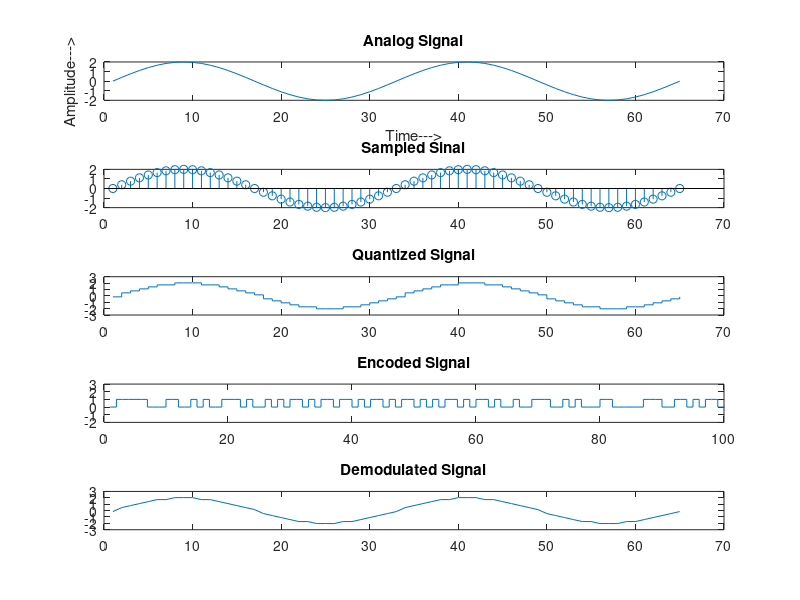

Write MATLAB code to recreate this figure.
clc
clear all
close all

n=5;
n1=32;
lengthb=2^n;
 
x=0:2*pi/n1:4*pi;               
s=2*sin(x);
subplot(5,1,1);
plot(s);
title('Analog Signal');
ylabel('Amplitude--->');
xlabel('Time--->');
subplot(5,1,2);
stem(s);  title('Sampled Sinal'); 
 vmx=5;
 vmn=-vmx;
 dst=(vmx-vmn)/lengthb;
 part=vmn:dst:vmx;                                
 code=vmn-(dst/2):dst:vmx+(dst/2);        
 [ind,q]=quantiz(s,part,code);                    
                                                                     
 l1=length(ind);
 l2=length(q);
  
 for i=1:l1
    if(ind(i)~=0)                                           
       ind(i)=ind(i)-1;
    end 
 end   
  for i=1:l2
     if(q(i)==vmn-(dst/2))                      
         q(i)=vmn+(dst/2);
     end
 end    
 subplot(5,1,3);
 stairs(q);                                      
 title('Quantized Signal');

 code=de2bi(ind,'left-msb');             
 k=1;
 coded(k)=0;
for i=1:l1
    for j=1:n
        coded(k)=code(i,j);                 
        
        k=k+1;
    end
    
end
coded;
 subplot(5,1,4);
 stairs(coded);                                
axis([0 100 -2 3]);  
title('Encoded Signal');

 qunt=reshape(coded,n,length(coded)/n);
 index=bi2de(qunt','left-msb');                    
 q=dst*index+vmn+(dst/2);                       
 subplot(5,1,5);
 plot(q);                                                        
 
 title('Demodulated Signal');